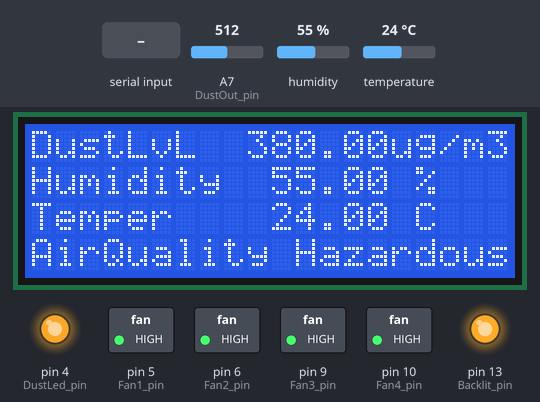
Bench run of a sketch on a simulated Arduino Nano, built with avr-gcc and run on an emulated ATmega328P. Shown: 20×4 character LCD, switched loads named in the sketch (green lamp = pin HIGH), output pins drawn as LEDs (lit = HIGH). Dashed ring = blinking. Inputs (shaded band) come from the test bench; at power-on: A7 (DustOut_pin) = 512, humidity 55 %, temperature 24 °C.

Above: at 7.3 s.
7.4 s: A7 (DustOut_pin) set to 137
At 10.2 s:
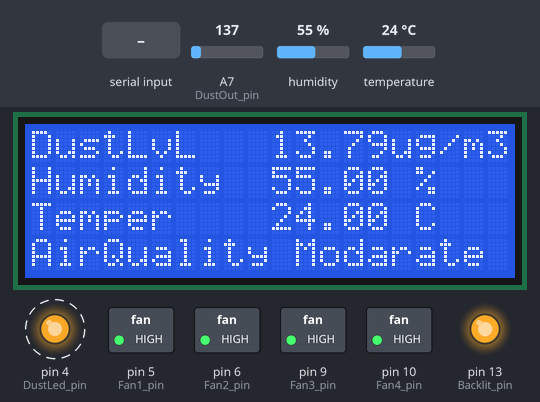
12.1 s: A7 (DustOut_pin) set to 120
At 13.8 s:
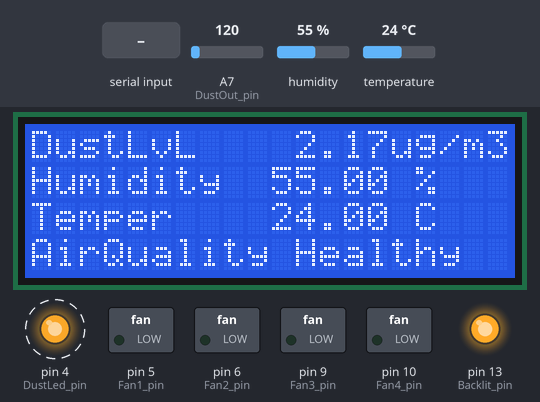
14.5 s: A7 (DustOut_pin) set to 155
At 17.1 s:
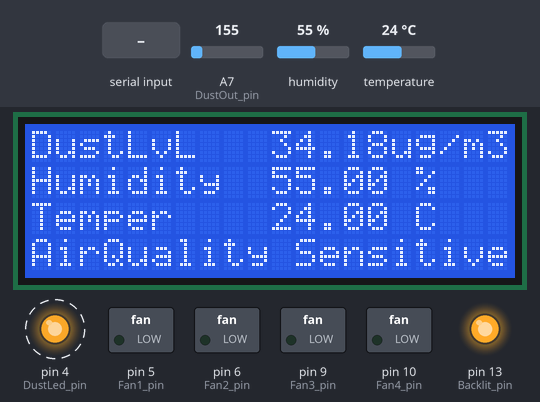
17.9 s: "Q" received over the second serial link
At 19.8 s:
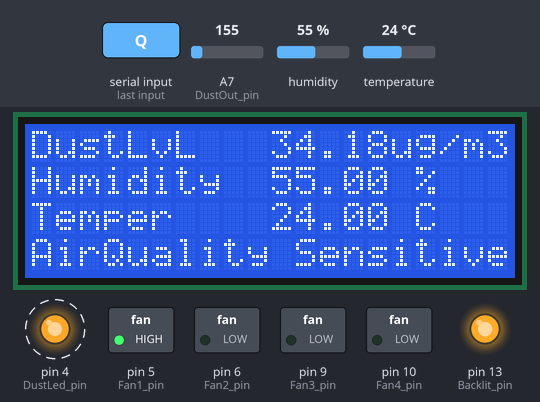
21.8 s: A7 (DustOut_pin) set to 186
At 23.4 s:
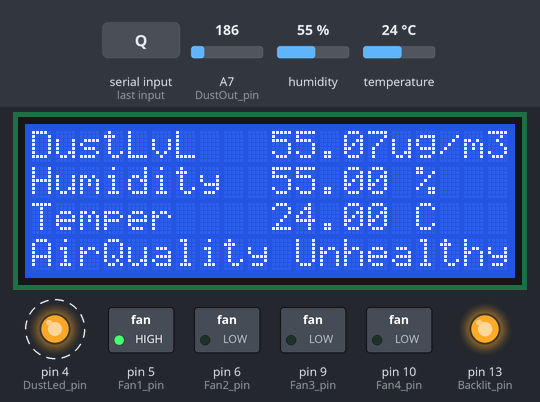
25.2 s: "W" received over the second serial link
At 26.7 s:
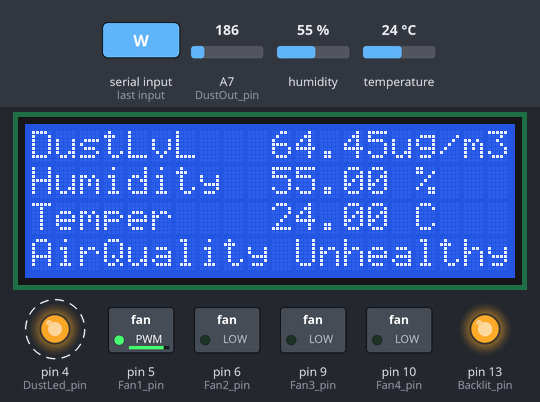
Timing chart, 0 to 30.0 s (numbered marks = the images above; inputs shaded):
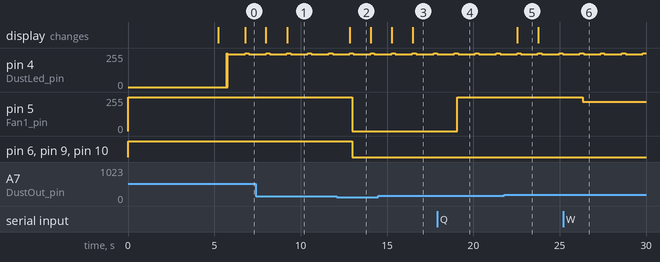

The sketch:

Air_purifier_Project.ino
```cpp
/*
 * Author: Md. Masrur Saqib, CSE-18, RUET
 * Organization: Gizan-Tech
 * Date of creation: 05-Nov-20
 * Project Name: Low Cost Air Purifier
 * Last Modification: 13-Dec-20
 * Modified by: Md. Masrur Saqib
 */

#include <SoftwareSerial.h>
#include <DHT.h>
#include "Controll.h"
#include "dustSensor.h"
#include "Display.h"


#define Fan1_pin 5
#define Fan2_pin 6
#define Fan3_pin 9
#define Fan4_pin 10
#define Backlit_pin 13
#define BluRx_pin 3
#define BluTx_pin 2
#define Dht_pin 1
#define DHTTYPE DHT11
#define DustLed_pin 4
#define DustOut_pin A7
#define HV 12
#define LV 3
#define Auto 1
#define Manual 2
#define dustID "D"
#define humID "H"
#define tempID "T"


dustSensor dust(DustLed_pin, DustOut_pin);
Controll fan1(Fan1_pin, HV);
Controll fan2(Fan2_pin, HV);
Controll fan3(Fan3_pin, HV);
Controll fan4(Fan4_pin, HV);
Controll led(Backlit_pin);
DHT dht(Dht_pin, DHTTYPE);
Display dis;
SoftwareSerial blu(BluRx_pin, BluTx_pin); //RX, TX


uint8_t MODE = 1;
String quality;
float dst;
float hum;
float temp;
int count = 0;

void setup()
{
  dust.begin();
  dht.begin();
  fan1.begin();
  fan2.begin();
  fan3.begin();
  fan4.begin();
  led.begin();
  All_ON();
  dis.begin();
  blu.begin(115200);
  dis.legend();
}

void loop()
{
  dst = dust.avgDensity();
  hum = dht.readHumidity();
  temp = dht.readTemperature();
  quality = dust.airHealth();
  dis.show(8, 15, 0, dst);
  dis.show(9, 15, 1, hum);
  dis.show(9, 15, 2, temp);
  dis.show(11, 3, quality);
  dataSend(dustID, dst);
  dataSend(humID, hum);
  dataSend(tempID, temp);
  if (blu.available())
  {
    Bluetooth();
  }
  MODE_CONTROL();
}

void All_ON() {
  fan1.on();
  fan2.on();
  fan3.on();
  fan4.on();
  led.on();
}

void All_OFF() {
  fan1.off();
  fan2.off();
  fan3.off();
  fan4.off();
  //led.off();
}

void MODE_CONTROL() {
  if (MODE == 1) {
    if (dust.averageDensity < 5) {
      All_OFF();
      count = 0;
    }
    else {
      count++;
      if(count > 4)
        All_ON();
    }
  }
}

void Bluetooth() {

  char rBlu = blu.read();

  if (rBlu == 'A') {
    All_ON();
    MODE = 1;
  }
  if (rBlu == 'S') {
    All_OFF();
    MODE = 0;
  }
  if (rBlu == 'M') {
    All_ON();
    MODE = 0;
  }
  if (rBlu == 'Q') {
    fan1.highSpd();
    MODE = 0;
  }
  if (rBlu == 'W') {
    fan1.midSpd();
    MODE = 0;
  }
  if (rBlu == 'E') {
    fan1.lowSpd();
    MODE = 0;
  }
  if (rBlu == 'R') {
    fan2.highSpd();
    MODE = 0;
  }
  if (rBlu == 'T') {
    fan2.midSpd();
    MODE = 0;
  }
  if (rBlu == 'Y') {
    fan2.lowSpd();
    MODE = 0;
  }
  if (rBlu == 'U') {
    fan1.on();
    MODE = 0;
  }
  if (rBlu == 'I') {
    fan1.off();
    MODE = 0;
  }
  if (rBlu == 'O') {
    fan2.on();
    MODE = 0;
  }
  if (rBlu == 'P') {
    fan2.off();
    MODE = 0;
  }
  if (rBlu == 'D') {
    led.on();
    MODE = 0;
  }
  if (rBlu == 'F') {
    led.off();
    MODE = 0;
  }

  if (rBlu == 'G') {
    fan3.highSpd();
    MODE = 0;
  }
  if (rBlu == 'H') {
    fan3.midSpd();
    MODE = 0;
  }
  if (rBlu == 'J') {
    fan3.lowSpd();
    MODE = 0;
  }
  if (rBlu == 'K') {
    fan4.highSpd();
    MODE = 0;
  }
  if (rBlu == 'L') {
    fan4.midSpd();
    MODE = 0;
  }
  if (rBlu == 'Z') {
    fan4.lowSpd();
    MODE = 0;
  }
  if (rBlu == 'X') {
    fan3.on();
    MODE = 0;
  }
  if (rBlu == 'C') {
    fan3.off();
    MODE = 0;
  }
  if (rBlu == 'V') {
    fan4.on();
    MODE = 0;
  }
  if (rBlu == 'B') {
    fan4.off();
    MODE = 0;
  }
}

void dataSend(String id, float num)
{
  String text = id + " " + (String)num + " ";
  blu.print(text);
  delay(50);
}
```

Controll.cpp
```cpp
/*
 * Author: Md. Masrur Saqib, CSE-18, RUET
 * Organization: Gizan-Tech
 * Date of creation: 05-Nov-20
 * Project Name: Low Cost Air Purifier
 * Last Modification: 13-Dec-20
 * Modified by: Md. Masrur Saqib
 */

#include<Arduino.h>
#include "Controll.h"

Controll :: Controll(uint8_t Pin, uint8_t Volt)
{
  fanPin = Pin;
  volt = Volt;
}

Controll :: Controll(uint8_t Pin)
{
  fanPin = Pin;
  volt = 12;
}

void Controll :: begin()
{
  pinMode(fanPin, OUTPUT);
}

void Controll :: on()
{
  if(volt > 5)
    digitalWrite(fanPin, HIGH);
  else
    analogWrite(fanPin, 205);
}

void Controll :: highSpd()
{
  if(volt > 5)
    digitalWrite(fanPin, HIGH);
  else
    analogWrite(fanPin, 205);
}

void Controll :: midSpd()
{
  if(volt > 5)
    analogWrite(fanPin, 220);
  else
    analogWrite(fanPin, 180);
}


void Controll :: lowSpd()
{
  if(volt > 5)
    analogWrite(fanPin, 100);
  else
    analogWrite(fanPin, 80);
}

void Controll :: off()
{
  digitalWrite(fanPin, LOW);
}
```

Controll.h
```cpp
/*
 * Author: Md. Masrur Saqib, CSE-18, RUET
 * Organization: Gizan-Tech
 * Date of creation: 05-Nov-20
 * Project Name: Low Cost Air Purifier
 * Last Modification: 13-Dec-20
 * Modified by: Md. Masrur Saqib
 */

#ifndef __CONTROLL_H__
#define __CONTROLL_H__
#include<Arduino.h>

class Controll{
    uint8_t fanPin;
    uint8_t volt;
  public:
    Controll(uint8_t Pin, uint8_t Volt);
    Controll(uint8_t Pin);
    void begin();
    void on();
    void highSpd();
    void midSpd();
    void lowSpd();
    void off();
};

#endif
```

Display.cpp
```cpp
/*
 * Author: Md. Masrur Saqib, CSE-18, RUET
 * Organization: Gizan-Tech
 * Date of creation: 05-Nov-20
 * Project Name: Low Cost Air Purifier
 * Last Modification: 13-Dec-20
 * Modified by: Md. Masrur Saqib
 */

#include"Display.h"
#include<Wire.h>
#include<LiquidCrystal_I2C.h>

LiquidCrystal_I2C lcd(0x3F, 20, 4);

Display :: Display()
{

}

void Display :: begin()
{
  lcd.begin();
  lcd.setCursor(0, 0);
  lcd.print("Low cost AirPurifier");
  lcd.setCursor(0, 1);
  lcd.print("         by         ");
  lcd.setCursor(0, 2);
  lcd.print("  Md. Masrur Saqib  ");
  lcd.setCursor(0, 3);
  lcd.print("       Gizan        ");
  delay(5000);
}

void Display :: show(int x, int y, String text)
{
  lcd.setCursor(x, y);
  lcd.print(text);
}

void Display :: show(int x, int y, float num)
{
  num *= 100;
  int ver = num;
  num = ver / 100.0;
  lcd.setCursor(x, y);
  lcd.print(num);
}

void Display :: show(int x1, int x2, int y, float num)
{
  String numt = String(num);
  int size = numt.length();
  int x = x2 - size;
  lcd.setCursor(x1, y);
  for (int i = 0 ; i < x - x1; i++) {
    lcd.print(" ");
  }
  lcd.setCursor(x, y);
  lcd.print(num);

}

void Display :: show(int x, int y, double num)
{
  lcd.setCursor(x, y);
  num *= 100;
  int ver = num;
  num = ver / 100.0;
  lcd.print(num);
}

void Display :: show(int x, int y, int num)
{
  lcd.setCursor(x, y);
  lcd.print(num);
}

void Display :: legend()
{
  lcd.setCursor(0, 0);
  lcd.print("DustLvL        ug/m3");
  lcd.setCursor(0, 1);
  lcd.print("Humidity        %   ");
  lcd.setCursor(0, 2);
  lcd.print("Temper          C   ");
  lcd.setCursor(0, 3);
  lcd.print("AirQuality          ");
  delay(500);
}
```

Display.h
```cpp
/*
 * Author: Md. Masrur Saqib, CSE-18, RUET
 * Organization: Gizan-Tech
 * Date of creation: 05-Nov-20
 * Project Name: Low Cost Air Purifier
 * Last Modification: 13-Dec-20
 * Modified by: Md. Masrur Saqib
 */

#ifndef __DISPLAY_H__
#define __DISPLAY_H__
#include<Arduino.h>

class Display {

  public:
    Display();
    void begin();
    void legend();
    void show(int x, int y, int num);
    void show(int x, int y, double num);
    void show(int x, int y, float num);
    void show(int x, int y, String text);
    void show(int x1, int x2, int y, float num);
    void legendVal(float dust, float hum, float temp, String quality);


};

#endif
```

dustSensor.cpp
```cpp
/*
 * Author: Md. Masrur Saqib, CSE-18, RUET
 * Organization: Gizan-Tech
 * Date of creation: 05-Nov-20
 * Project Name: Low Cost Air Purifier
 * Last Modification: 13-Dec-20
 * Modified by: Md. Masrur Saqib
 */

#include<Arduino.h>
#include "dustSensor.h"
#define N 100

dustSensor :: dustSensor(uint8_t ledPin, uint8_t voPin)
{
  LEDPin = ledPin;
  VoPin = voPin;
}

void dustSensor :: begin()
{
  pinMode(LEDPin, OUTPUT);
  pinMode(VoPin, OUTPUT);
}

int dustSensor :: dustRead()
{
  digitalWrite(LEDPin, LOW);
  delayMicroseconds(280);
  int VoRaw = analogRead(VoPin);
  digitalWrite(LEDPin, HIGH);
  delayMicroseconds(9620);
  return VoRaw;
}

float dustSensor :: dustLvl()
{
  float Vo = dustRead();
  VoRawCount = 0;
  VoRawTotal = 0;
  while (1) {
    Vo = dustRead();
    VoRawTotal += Vo;
    VoRawCount++;
    if ( VoRawCount >= N ) {
      Vo = 1.0 * VoRawTotal / VoRawCount;
      VoRawCount = 0;
      VoRawTotal = 0;
      break;
    }
  }

  Vo = Vo / 1024.0 * 5.0;
  dV = Vo - Voc;
  if ( dV < 0 ) {
    dV = 0;
    Voc = Vo;
  }
  dustDensity = dV / K * 100.0;
  return dustDensity;
}

float dustSensor :: avgDensity()
{
  //avgDensityTotal += dustLvl();
  averageDensity = dustLvl();//avgDensityTotal / 2.0;
  //avgDensityTotal = averageDensity;
  return averageDensity;
}

String dustSensor :: airHealth()
{
  String health;
  if (averageDensity < 10) {
    health = "Healthy  ";
  }
  else if (averageDensity < 30) {
    health = "Modarate ";
  }
  else if (averageDensity < 50) {
    health = "Sensitive";
  }
  else if (averageDensity < 145) {
    health = "Unhealthy";
  }
  else {
    health = "Hazardous";
  }
  return health;
}
```

dustSensor.h
```cpp
/*
 * Author: Md. Masrur Saqib, CSE-18, RUET
 * Organization: Gizan-Tech
 * Date of creation: 05-Nov-20
 * Project Name: Low Cost Air Purifier
 * Last Modification: 13-Dec-20
 * Modified by: Md. Masrur Saqib
 */

#ifndef __DUSTSENSOR_H__
#define __DUSTSENSOR_H__
#include<Arduino.h>

class dustSensor {
    uint8_t LEDPin, VoPin;
    unsigned long VoRawTotal = 0;
    int VoRawCount = 0;
    float Voc = 0.6;
    const float K = 0.5;
    int sampleRate = 100;
    float dustDensity = 0;
    float dV;

  public:
    float averageDensity = 0;
    float avgDensityTotal = 0;
    dustSensor(uint8_t ledPin, uint8_t voPin);
    void begin();
    int dustRead();
    float dustLvl();
    float avgDensity();
    String airHealth();
};

#endif
```

Measured:
- the behaviour switches between 129 and 128 on A7 (DustOut_pin) (found by bisection; images 1 and 2)
- the behaviour switches between 171 and 172 on A7 (DustOut_pin) (found by bisection; images 4 and 5)
- after the input at 7.4 s, the display: first changes after 0.59 s (image 1 shows a later state)
- after the input at 12.1 s, pin 5 (Fan1_pin): 255/255 → 0/255 after 0.89 s; pin 6 (Fan2_pin), pin 9 (Fan3_pin), pin 10 (Fan4_pin): HIGH → LOW after 0.89 s; the display: changes after 0.74 s (image 2)
- after the input at 14.5 s, the display: first changes after 0.76 s (image 3 shows a later state)
- after the input at 17.9 s, pin 5 (Fan1_pin): 0/255 → 255/255 after 1.2 s instead of 2.4 s; pin 6 (Fan2_pin), pin 9 (Fan3_pin), pin 10 (Fan4_pin): stays LOW (without the input it goes to HIGH after 2.4 s)
- after the input at 21.8 s, the display: changes after 0.73 s (image 5)
- after the input at 25.2 s, pin 5 (Fan1_pin): 255/255 → 220/255 after 1.1 s
